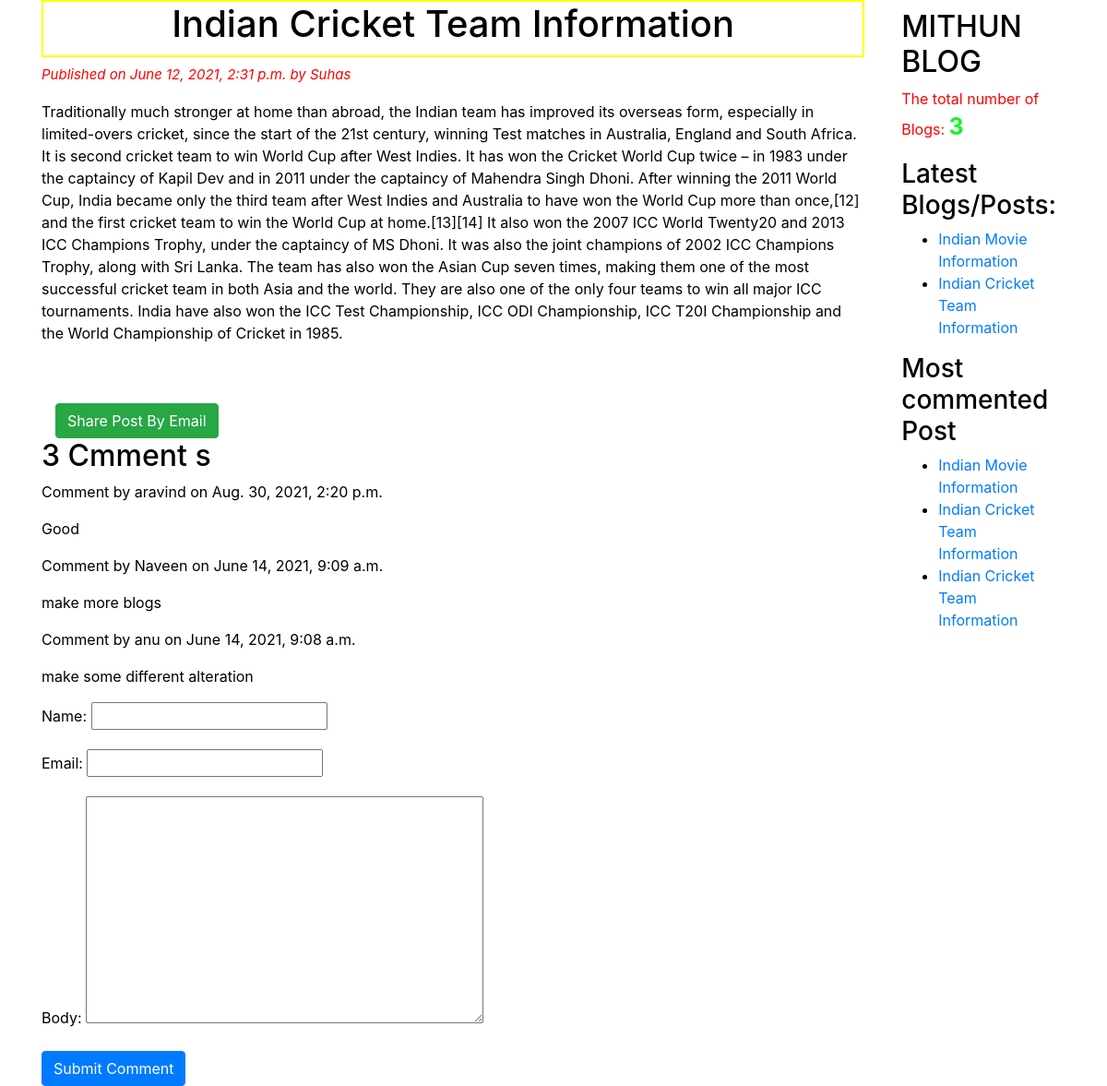
/2021/06/12/ind-cricket-team-information/, run on the app's committed database.
### blogapp/models.py (models this page shows, shortened)
class Post(models.Model):
    STATUS_CHOICES = (('draft', 'Draft'),('published', 'Published'))
    title = models.CharField(max_length=50)
    slug = models.SlugField(max_length=50, unique_for_date='publish')
    author =  models.ForeignKey(User, related_name='blog_posts', on_delete=models.CASCADE)
    body = models.TextField()
    publish = models.DateTimeField(default=timezone.now)
    created = models.DateTimeField(auto_now_add=True)
    updated = models.DateTimeField(auto_now=True)
    status = models.CharField(max_length=50, choices=STATUS_CHOICES, default='draft')
    objects = CustomManager()
    tags = TaggableManager()
    class Meta:
       ordering = ('-publish',)
    def get_absolute_url(self):
        return reverse("post_detail", args=[self.publish.year, self.publish.strftime('%m'), self.publish.strftime('%d'), self.slug])

class Comment(models.Model):
    post = models.ForeignKey(Post, related_name='comments', on_delete=models.CASCADE)
    name = models.CharField( max_length=50)
    email = models.EmailField()
    body = models.TextField()
    created = models.DateTimeField(auto_now_add=True)
    updated = models.DateTimeField(auto_now=True)
    active = models.BooleanField(default=True)
    class Meta:
       ordering = ('-created',)

### blogapp/views.py (the view)
# urls.py: re_path(r'^(?P<year>\d{4})/(?P<month>\d{2})/(?P<day>\d{2})/(?P<post>[-\w]+)/$',views.post_detail_view, name='post_detail'),
def post_detail_view(request,year,month,day,post):
    post = get_object_or_404(Post, slug=post, status="published")
    comments = post.comments.filter(active=True)
    csubmit = False
    if request.method == "POST":
        form = CommentForm(request.POST)
        if form.is_valid():
            new_comment = form.save(commit=False)
            new_comment.post = post
            new_comment.save()
            csubmit = True
    else:
        form = CommentForm()
    my_dict ={'post':post, 'form':form, 'csubmit':csubmit, 'comments':comments}
    return render(request=request, template_name='blogapp/post_detail.html', context=my_dict)

### blogapp/forms.py
class CommentForm(forms.ModelForm):
    class  Meta:
        model = Comment
        fields = ('name', 'email', 'body')

### blogapp/models.py (called while the page is built)
    def get_queryset(self):
        return super().get_queryset().filter(status="published")

### blogapp/templatetags/blog_tags.py (called while the page is built)
@register.simple_tag(name="my_tag")
def total_posts():
    return Post.objects.count()

@register.inclusion_tag('blogapp/latest_posts.html')
def show_latest_posts():
    latest_posts = Post.objects.order_by('-publish')[:2]
    return {'latest_posts': latest_posts}

@register.simple_tag()
def get_most_commented_post(count=3):
    return Post.objects.annotate(total_comments=Count('comments')).order_by('-total_comments')[:count]

### templates/blogapp/post_detail.html (shortened to what this page needs)
{% extends "blogapp/base.html" %}
{% block content_block %}
<h1>{{ post.title }}</h1>
<p class="p1">Published on {{ post.publish }} by {{ post.author|title }}</p>{{ post.body|linebreaks}}
<br><br>
<div class="container" align="center">
    <a href="/{{ post.id }}/share" class="btn btn-success">Share Post By Email </a>
</div>
{% with comments.count as comments_count %}
    <h2>{{ comments_count }} Cmment {{ comments_count|pluralize }}</h2>
{% endwith %}
{% if comments %}
    {% for comment in comments %}
        <p id="ch"> Comment {{ forloop.conter }} by {{ comment.name }} on {{ comment.created }}</p>
        <div class="cb">
            {{ comment.body|linebreaks }}
        </div>
    {% endfor %}
{% else %}
    <p>There are no comments Yet!!!!</p>
{% endif %}
{% if csubmit %}
    <h2>Your comment added successfully</h2>
{% else %}
    <form method="POST">
        {{ form.as_p }} {% csrf_token %}
        <input type="submit" value="Submit Comment" class="btn btn-primary">
    </form>
{% endif %}
{% endblock content_block %}

### templates/blogapp/base.html (shortened to what this page needs)
<!DOCTYPE html>
{% load static %}
{% load blog_tags %}
<html lang="en">
<head>
    <link rel="stylesheet" type="text/css" href="{% static 'blogapp/css/blog.css' %}">
    <link rel="stylesheet" href="https://cdn.jsdelivr.net/npm/bootstrap@4.6.0/dist/css/bootstrap.min.css">
</head>
<body class="b1">
    <div class="container">
        <div class="content">
            {% block content_block %} {% endblock content_block %}
        </div>
        <div class="sidebar">
            <h2>MITHUN BLOG</h2>
            <p class="tnb">The total number of Blogs: <span id="pcount">{% my_tag %}</span></p>
            <h3>Latest Blogs/Posts: </h3> {% show_latest_posts %}
            <h3>Most commented Post</h3>
            {% get_most_commented_post as m_c_p%}
            <ul>
                {% for post in m_c_p %}
                <li><a href="{{ post.get_absolute_url }}">{{ post.title }}</a></li>
                {% endfor %}
            </ul>
        </div>
    </div>
</body>
</html>

### templates/blogapp/latest_posts.html
<ul>
    {% for post in latest_posts %}
    <li><a href="{{ post.get_absolute_url }}">{{ post.title }}</a></li>
    {% endfor %}
</ul>

### static/blogapp/css/blog.css (style rules this page uses)
.b1 { color: black; background-color: white; }
.container { display: flex; gap: 30px; }
.tnb { color: rgb(255, 0, 0); }
.sidebar { width: 50%; padding: 10px; background-color: white; top: 50px; }
h1 { text-align: center; border: 2px solid yellow; padding-bottom: 10px; }
.p1 { color: rgb(255, 0, 0); font-size: 15px; font-style: italic; }
#pcount { font-size: 25px; color: rgb(17, 245, 36); font-weight: bold; }

### data on the page
Post: title "Indian Cricket Team Information", publish "June 12, 2021, 2:31 p.m.", author "Suhas", body "Traditionally much stronger at home than abroad, the Indian team has improved its overseas form, especially in limited-overs cricket, since the start of the 21st century, winning Test matches in Australia, England and South Africa. It is second cricket team to win World Cup after West Indies. It has won the Cricket World Cup twice – in 1983 under the captaincy of Kapil Dev and in 2011 under the captaincy of Mahendra Singh Dhoni. After winning the 2011 World Cup, India became only the third team after West Indies and Australia to have won the World Cup more than once,[12] and the first cricket team to win the World Cup at home.[13][14] It also won the 2007 ICC World Twenty20 and 2013 ICC…"
Comment: name "aravind", created "Aug. 30, 2021, 2:20 p.m.", body "Good"
Comment: name "Naveen", created "June 14, 2021, 9:09 a.m.", body "make more blogs"
Comment: name "anu", created "June 14, 2021, 9:08 a.m.", body "make some different alteration"
Post: title "Indian Movie Information"
Post: title "Indian Cricket Team Information"

### other printed values
{{ comments_count }} "3"
